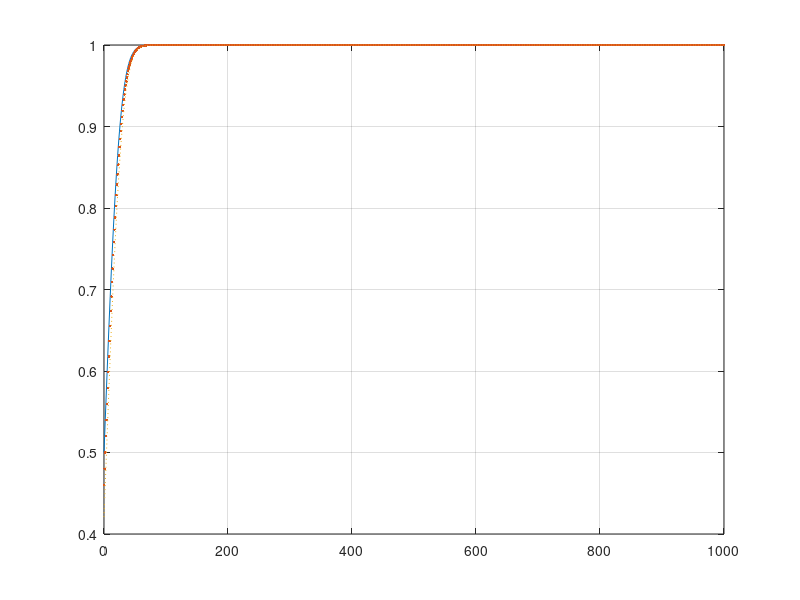

MATLAB code to generate this figure:
clear all 
k=0:1:1000;
SIGMA=20;
E =0;
X1= normcdf(k,E,SIGMA);
E =2;
X2= normcdf(k,E,SIGMA);
E =4;
X3= normcdf(k,E,SIGMA);
plot (k,X1,k,X2,'.',k,X3,':')
grid on